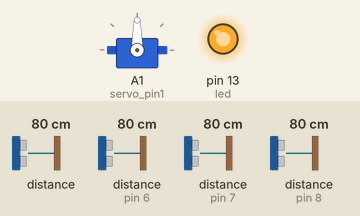
Bench run of a sketch on a simulated Teensy 4. On the bench: servo, output pins drawn as LEDs (lit = HIGH). Wiring (inferred from the names in the program): 3 × ultrasonic range finder: trigger pin 3, echo pin 6 / trigger pin 4, echo pin 7 / trigger pin 5, echo pin 8. The test bench sets the inputs (shaded band); at power-on: distance to the obstacle 80 cm, distance to the obstacle (sensors on pin 6, pin 7, pin 8) 80 cm. The echo pulse lasts 58.3 µs per cm; pins used as bus, display or sensor lines are not drawn.

Above: at 0.1 s.
At 2.17 s:
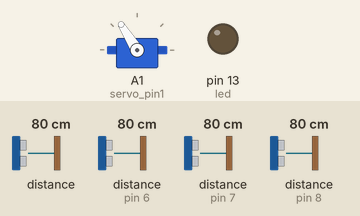
At 3.16 s:
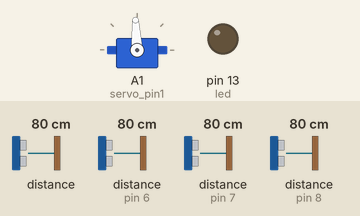
At 4.5 s:
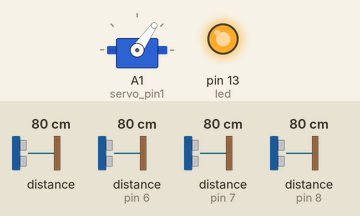
Timing chart, 0 to 6.0 s (numbered marks = the images above):
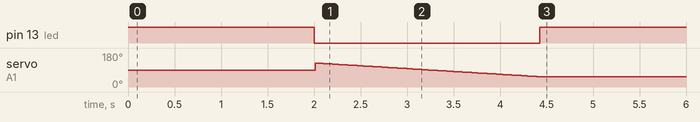

The sketch:

master.ino
```cpp
//--------------------------------------------------
//Main sensor head, Teensy 3.2
//Three SR04 sonar sensors
//One SPAD, rotated by a servo
//Serial feed to bluetooth for debug
//Serial feed to main processor for drive gear
//--------------------------------------------------
#include <Wire.h>
#include <VL53L0X.h>
#include <Servo.h>

#define MAX_WAIT 10
int led = 13;
int ctr = 0;
int servo_pin1 = 15;
int sonarTrig1 = 5;
int sonarTrig2 = 4;
int sonarTrig3 = 3;
int sonarEcho1 = 8;
int sonarEcho2 = 7;
int sonarEcho3 = 6;

Servo servo1;
VL53L0X sensor;
uint16_t sensor_map[181];

void setup() {
  pinMode(led, OUTPUT);
  digitalWrite(led, HIGH);
  pinMode(sonarTrig1, OUTPUT); //Forward facing sonar
  pinMode(sonarTrig2, OUTPUT); //Left facing sonar
  pinMode(sonarTrig3, OUTPUT); //Right facing sonar
  pinMode(sonarEcho1, INPUT);
  pinMode(sonarEcho2, INPUT);
  pinMode(sonarEcho3, INPUT);
  Wire.begin();
  Serial1.begin(9600);
  Serial2.begin(115200);
  servo1.attach(servo_pin1);
  sensor.setTimeout(500);
  if (!sensor.init()) {
    Serial1.println("Sensor detection failed");
    Serial1.flush();
    while (1);
  }
  sensor.setMeasurementTimingBudget(20000);
  delay(2000);
  digitalWrite(led, LOW);
}

void loop() {
  int k, forward, left, right;
  forward = ping(sonarTrig1, sonarEcho1);
  left = ping(sonarTrig2, sonarEcho2);
  right = ping(sonarTrig3, sonarEcho3);
  if (forward >= left && forward >= right) { //Bias forwardd (90-5)
    servo1.write(125);
    delay(50);
    for (k = 125; k >= 55; k--) updateScanMap(k, forward);
    sendLongestRange(55, 125);
  }
  else if (left >= forward && left >= right) { //Bias to the left (180-10)
    servo1.write(180);
    delay(50);
    for (k = 180; k >= 110; k--) updateScanMap(k, left);
    sendLongestRange(110, 180);
  }
  else { //Bias right (0)
    servo1.write(70);
    delay(50);
    for (k = 70; k >= 0; k--) updateScanMap(k, right);
    sendLongestRange(0, 70);
  }
}

void sendToSlave(String l) {
  String ack;
  int wait_count;
  //Send the string value
  digitalWrite(led, HIGH);
  Serial2.print(l);
  Serial2.flush();
  //Wait for it to be returned as an ACK
  wait_count = 0;
  while (ack != l) {
    while (Serial2.available() == 0) {
      delay(200);
      wait_count++;
      //If an ACK hasn't been seen for a while, resend.
      if (wait_count > MAX_WAIT) {
        Serial2.print(l);
        Serial2.flush();
        Serial1.print("Resending \"");
        Serial1.print(l);
        Serial1.println("\"");
        Serial1.flush();
        wait_count = 0;
      }
    }
    //Serial data available, read expected ACK value
    while (Serial2.available() > 0) {
      ack = Serial2.readString();
    }
    //If ACT doesn't match what was sent, re-send value
    if (String(l) != ack) {
      Serial2.print(l);
      Serial2.flush();
    }

  }
  digitalWrite(led, LOW);
  return;
}
void sendLongestRange(int left, int right) {
  String rangePair;
  int l;
  int large = 0;
  uint16_t biggest = 0;
  for (l = left; l <= right; l++) {
    if (sensor_map[l] > biggest) {
      large = l;
      biggest = sensor_map[l];
    }
  }
  rangePair = String(large);
  rangePair.concat(",");
  rangePair.concat(biggest);
  //Serial.print("Best=");
  //Serial.println(rangePair);
  //Serial.flush();
  sendToSlave(rangePair);

}


void updateScanMap(int k, int sonarDist) {
  uint16_t distance;
  servo1.write(k);
  distance = sensor.readRangeSingleMillimeters();
  if (sensor.timeoutOccurred()) {
    Serial1.println("Sensor timeout occurred");
    Serial1.flush();
    sensor_map[k] = 0;
  }
  else {
    if (distance > 2000) distance = sonarDist;
    sensor_map[k] = distance;
  }
  Serial1.print("Deg=");
  Serial1.print(k);
  Serial1.print(" Range=");
  Serial1.print(" ");
  Serial1.println(sensor_map[k]);
  Serial1.flush();
}
int ping(int trigPin, int echoPin) {
  long duration;
  int distance;
  digitalWrite(trigPin, LOW);
  delayMicroseconds(2);
  digitalWrite(trigPin, HIGH);
  delayMicroseconds(10);
  digitalWrite(trigPin, LOW);
  duration = pulseIn(echoPin, HIGH);
  distance = duration * 0.34 / 2;
  return distance;
}
```

Measured:
- by itself, pin 13 (led): HIGH → LOW at 2.0 s, → HIGH 2.4 s later
